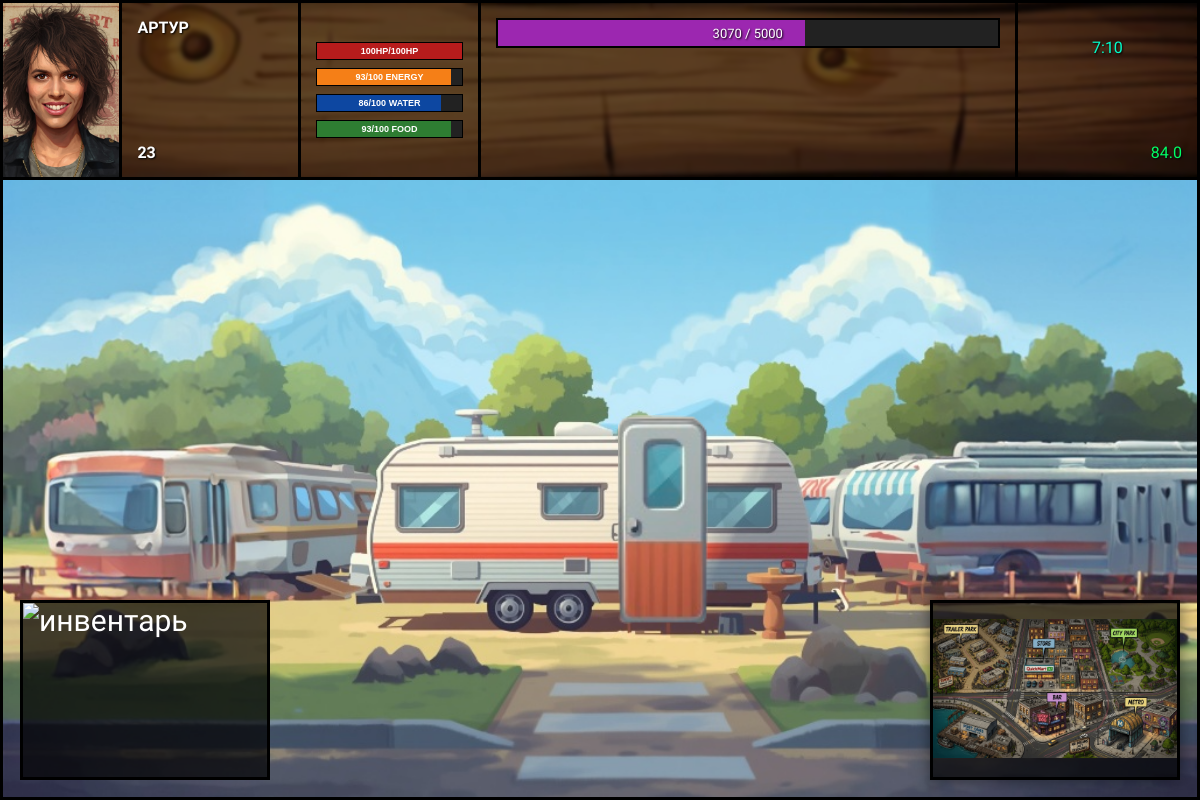
The page /main (signed in) on the database its author committed.
### models.py (models this page shows)
class BaseModel(Model):
    class Meta:
        database = db

class Avatars(BaseModel):
    name = CharField()
    link = CharField()

class Player(BaseModel):
    avatar = ForeignKeyField(Avatars, backref="players")
    login = CharField(unique=True)
    password = CharField()
    hp = IntegerField(default=100)
    energy = IntegerField(default=100)
    max_hp = IntegerField(default=100)
    max_energy = IntegerField(default=100)
    charisma = IntegerField(default=0)
    charisma_bonus = IntegerField(default=0)
    money = FloatField(default=0)
    glory = IntegerField(default=0)
    xp = IntegerField(default=0)
    xp_bonus = FloatField(default=1)
    age = IntegerField()
    name = CharField()
    location = ForeignKeyField(Locations, backref="players")
    job = ForeignKeyField(Jobs, backref="players", null=True)
    satiety = IntegerField(default=100)
    max_satiety = IntegerField(default=100)
    hydration = IntegerField(default=100)
    max_hydration = IntegerField(default=100)
    time = IntegerField(default=0)
    days = IntegerField(default=0)

### main.py (the view)
@app.route("/main")
def main():
    player = Player.get_or_none(Player.login == session.get("login"))
    avatar = Avatars.get_or_none(Avatars.id == player.avatar)
    hours = player.time // 60
    minutes = player.time % 60
    return render_template("main.html", player=player, hours=hours, minutes=minutes, avatar=avatar)

### templates/main.html (shortened to what this page needs)
<!DOCTYPE html>
<html lang="ru">
<head>
    <link rel="stylesheet" href="../static/css/main.css">
</head>
<body>
    <header class="hud-header">
        <div class="hud-block avatar-block">
            <img src="{{avatar.link}}" alt="Аватарка">
        </div>
        <div class="hud-block info-block">
            <div class="NameDiv">{{player.name}}</div>
            <div class="AgeDiv">{{player.age}}</div>
        </div>
        <div class="hud-block stats-text-block">
            <div class="stats">
                <div class="stat-row hp">
                    <div class="bar"><div id="hp-fill" class="fill"></div></div>
                    <span>{{player.hp}}HP/{{player.max_hp}}HP</span>
                </div>
                <div class="stat-row energy">
                    <div class="bar"><div id="energy-fill" class="fill"></div></div>
                    <span>{{player.energy}}/{{player.max_energy}} ENERGY</span>
                </div>
                <div class="stat-row hydration">
                    <div class="bar"><div id="water-fill" class="fill"></div></div>
                    <span>{{player.hydration}}/{{player.max_hydration}} WATER</span>
                </div>
                <div class="stat-row satiety">
                    <div class="bar"><div id="food-fill" class="fill"></div></div>
                    <span>{{player.satiety}}/{{player.max_satiety}} FOOD</span>
                </div>
            </div>
        </div>
        <div class="hud-block main-bars-block">
            <div class="XP-NextLvl">
                <div class="xp-bar">
                    <div id="xp-fill" class="AvailableEx"></div>
                    <div class="xp-text">
                        <span id="current-xp">{{player.xp}}</span> / <span id="max-xp">5000</span>
                    </div>
                </div>
            </div>
        </div>
        <div class="hud-block finance-block">
            <div class="TimeDiv">
        <span class="HourDiv">{{hours}}</span>:<span class="MinuteDiv">{{minutes}}</span>
            </div>
            <div class="money-label">{{player.money}}</div>
        </div>
        <div class="map-block">
            <div class="map-placeholder">
                <a href="/map">
                <img src="../static/img/background-map.jpg" alt="карта">
                </a>
            </div>
        </div>
        <div class="inventory-block" id="inventory-trigger">
            <div class="inventory-placeholder">
                <img src="../static/img/inventory-icon.jpg" alt="инвентарь">
            </div>
        </div>
    </header>
    <main class="main-content" >
        <div class="trailer-door">
            <a href="/inside_trailer">
            <img src="/static/img/location-items/trailer-day-door.png">
            </a>
        </div>
    </main>
</body>
</html>

### static/css/main.css (style rules this page uses)
* { box-sizing: border-box; margin: 0; padding: 0; }
body { font-family: "Underdog", serif; font-size: 30px; background-color: #121212; color: #ffffff; }
.hud-header { display: flex; width: 100%; height: 180px; border: 3px solid #000000; background-image: url('../img/bk4.png'); background-size: cover; background-position: center; background-repeat: no-repeat; }
.hud-block { border-right: 3px solid #000000; height: 100%; padding: 15px; display: flex; flex-direction: column; justify-content: flex-start; background-color: rgba(0, 0, 0, 0.55); backdrop-filter: blur(2px); }
.finance-block { border-right: none; flex-grow: 1; justify-content: space-between; align-items: flex-end; }
.avatar-block { width: 10%; padding: 0; overflow: hidden; display: flex; justify-content: center; align-items: center; background-color: transparent; }
.info-block { width: 15%; justify-content: space-between; }
.stats-text-block { width: 15%; gap: 8px; }
.main-bars-block { width: 45%; gap: 12px; }
.avatar-block img { width: 100%; height: 100%; object-fit: cover; display: block; }
.NameDiv, .AgeDiv { font-size: 16px; font-weight: bold; text-transform: uppercase; text-shadow: 1px 1px 2px #000000; }
.stats-text-block { width: 15%; display: flex; flex-direction: column; justify-content: center; padding: 10px 15px; }
.stats { display: flex; flex-direction: column; gap: 8px; width: 100%; }
.stat-row { position: relative; width: 100%; height: 18px; }
.stat-row .bar { width: 100%; height: 100%; border: 1px solid #000000; background-color: #222222; position: absolute; top: 0; left: 0; overflow: hidden; z-index: 1; }
.stat-row .fill { height: 100%; position: absolute; left: 0; top: 0; width: 50%; transition: width 0.3s ease; }
.stat-row.hp .fill { background-color: #b71c1c; }
.stat-row.energy .fill { background-color: #f57f17; }
.stat-row.hydration .fill { background-color: #0d47a1; }
.stat-row.satiety .fill { background-color: #2e7d32; }
.stat-row span { position: absolute; top: 50%; left: 50%; transform: translate(-50%, -50%); z-index: 2; font-family: Arial, sans-serif; font-size: 9px; font-weight: bold; color: #ffffff; text-transform: uppercase; white-space: nowrap; }
.XP-NextLvl { width: 100%; }
.xp-bar { position: relative; width: 100%; height: 30px; border: 2px solid #000000; background-color: #222222; overflow: hidden; display: flex; align-items: center; justify-content: center; }
.AvailableEx { position: absolute; left: 0; top: 0; height: 100%; width: 35%; background-color: #9c27b0; transition: width 0.3s ease; z-index: 1; }
.xp-text { position: relative; z-index: 2; font-size: 13px; color: #ffffff; text-transform: uppercase; text-shadow: 1px 1px 2px #000000; }
.TimeDiv { align-self: center; margin-top: 20px; font-size: 16px; color: #00ffcc; text-shadow: 1px 1px 2px #000000; text-transform: uppercase; }
.HourDiv, .MinuteDiv { display: inline-block; }
.money-label { font-size: 16px; color: #00ff66; text-shadow: 1px 1px 2px #000000; }
.map-block { position: absolute; bottom: 20px; right: 20px; width: 305px; height: 183px; border: 3px solid #000000; background-color: rgba(0, 0, 0, 0.7); display: flex; justify-content: center; align-items: center; box-shadow: 0 0 15px rgba(0, 0, 0, 0.5); z-index: 10; }
.map-placeholder { color: #00ffcc; font-size: 14px; text-transform: uppercase; text-shadow: 1px 1px 2px #000000; }
.map-placeholder img { width: 100%; height: 100%; }
.inventory-block { position: absolute; bottom: 20px; left: 20px; width: 250px; height: 180px; border: 3px solid #000000; background-color: rgba(0, 0, 0, 0.7); z-index: 10; cursor: pointer; }
.inventory-block img { width: 100%; height: 100%; object-fit: cover; }
.main-content { width: 100%; min-height: calc(100vh - 180px); border: 3px solid #000000; border-top: none; position: relative; background-image: url('../img/location-img/background_trailer_day.png'); background-size: cover; background-position: center; background-repeat: no-repeat; }
.map-block { position: absolute; bottom: 20px; right: 20px; width: 250px; height: 180px; border: 3px solid #000000; background-color: rgba(0, 0, 0, 0.7); display: flex; justify-content: center; align-items: center; box-shadow: 0 0 15px rgba(0, 0, 0, 0.5); }
.trailer-door { position: absolute; bottom: 28%; left: 51.5%; width: 90px; height: auto; z-index: 10; }
.trailer-door img { width: 100%; height: auto; display: block; cursor: pointer; transition: transform 0.2s ease, filter 0.2s ease; }

### rows shown on the page
Avatars: link (picture)
Player: name "АРТУР", age "23", hp "100", max_hp "100", energy "93", max_energy "100", hydration "86", max_hydration "100", satiety "93", max_satiety "100", xp "3070", money "84.0"

### other values the page prints
{{ hours }} "7"
{{ minutes }} "10"
